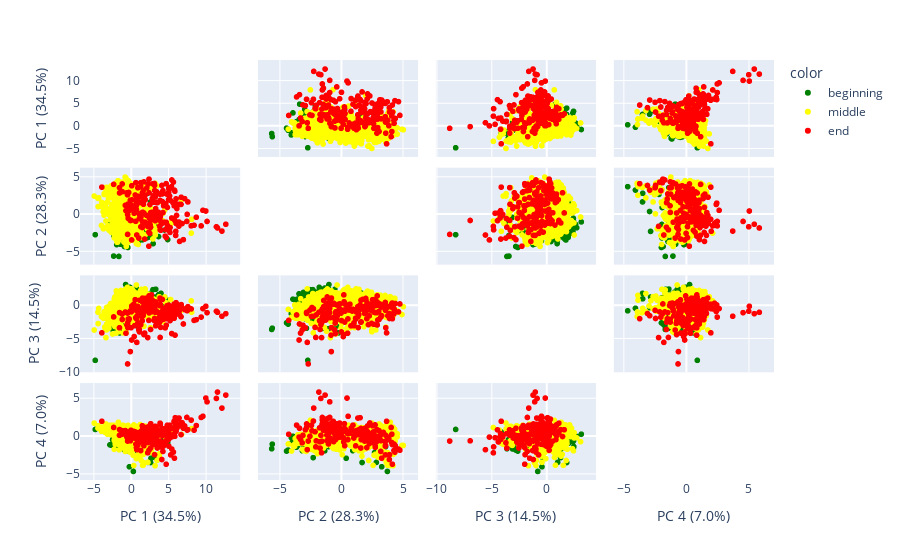

The notebook cell this image was saved under:
### Code cell
#Identify the optimal number of principal components 
optimal_component = np.argmax(cumulative_variance_explained >=0.9) + 1

variance_explained = [ppca.var_exp[i] - ppca.var_exp[i-1] for i in range(1, len(ppca.var_exp))]
variance_explained.insert(0,ppca.var_exp[0])


ppca_labels = {
    str(i):f"PC {i+1} ({var:.1f}%)"
    for i, var in enumerate(np.array(variance_explained)*100)
    }

ppca = PPCA()

X_train_ppca = ppca.fit(data = pp_X_train[num_cols].to_numpy(), d=optimal_component) 
X_train_ppca = ppca.transform(X_train_ppca)
X_test_ppca = ppca.transform(pp_X_test[num_cols].to_numpy())

# see how much features contribute to which components
ppca_df = pd.DataFrame(ppca.C,
                       columns = ppca_labels.values(),
                       index =pp_X_train[num_cols].columns)
ppca_df.head()

pca_heatmap(ppca_df)
pca_relationship(X_train_ppca)
pp_labels_vals = list(labels.values())
pp_loadings = pd.DataFrame(
    data=ppca.C * np.sqrt(variance_explained), 
    columns= pp_labels_vals,
    index=  pp_X_train[num_cols].columns
)
plot_pca_loadings(pp_labels_vals, pp_loadings)
plot_pca_vert(pp_labels_vals, pp_loadings, absolute=True)

### Figure 1 — Plotly figure (JSON) as saved in the notebook; plotly's stock layout.template omitted (floating-point values rounded to 4 significant figures; data arrays with more than 128 entries replaced by an {"elided": "..."} marker saying what was removed)
{"data": [{"diagonal": {"visible": false}, "dimensions": [{"axis": {"matches": true}, "label": "PC 1 (34.5%)", "values": {"elided": "207 float values"}}, {"axis": {"matches": true}, "label": "PC 2 (28.3%)", "values": {"elided": "207 float values"}}, {"axis": {"matches": true}, "label": "PC 3 (14.5%)", "values": {"elided": "207 float values"}}, {"axis": {"matches": true}, "label": "PC 4 (7.0%)", "values": {"elided": "207 float values"}}], "hovertemplate": "color=beginning<br>%{xaxis.title.text}=%{x}<br>%{yaxis.title.text}=%{y}<extra></extra>", "legendgroup": "beginning", "marker": {"color": "green", "symbol": "circle"}, "name": "beginning", "showlegend": true, "type": "splom"}, {"diagonal": {"visible": false}, "dimensions": [{"axis": {"matches": true}, "label": "PC 1 (34.5%)", "values": {"elided": "848 float values"}}, {"axis": {"matches": true}, "label": "PC 2 (28.3%)", "values": {"elided": "848 float values"}}, {"axis": {"matches": true}, "label": "PC 3 (14.5%)", "values": {"elided": "848 float values"}}, {"axis": {"matches": true}, "label": "PC 4 (7.0%)", "values": {"elided": "848 float values"}}], "hovertemplate": "color=middle<br>%{xaxis.title.text}=%{x}<br>%{yaxis.title.text}=%{y}<extra></extra>", "legendgroup": "middle", "marker": {"color": "yellow", "symbol": "circle"}, "name": "middle", "showlegend": true, "type": "splom"}, {"diagonal": {"visible": false}, "dimensions": [{"axis": {"matches": true}, "label": "PC 1 (34.5%)", "values": {"elided": "189 float values"}}, {"axis": {"matches": true}, "label": "PC 2 (28.3%)", "values": {"elided": "189 float values"}}, {"axis": {"matches": true}, "label": "PC 3 (14.5%)", "values": {"elided": "189 float values"}}, {"axis": {"matches": true}, "label": "PC 4 (7.0%)", "values": {"elided": "189 float values"}}], "hovertemplate": "color=end<br>%{xaxis.title.text}=%{x}<br>%{yaxis.title.text}=%{y}<extra></extra>", "legendgroup": "end", "marker": {"color": "red", "symbol": "circle"}, "name": "end", "showlegend": true, "type": "splom"}], "layout": {"dragmode": "select", "legend": {"title": {"text": "color"}, "tracegroupgap": 0}, "margin": {"t": 60}}}
